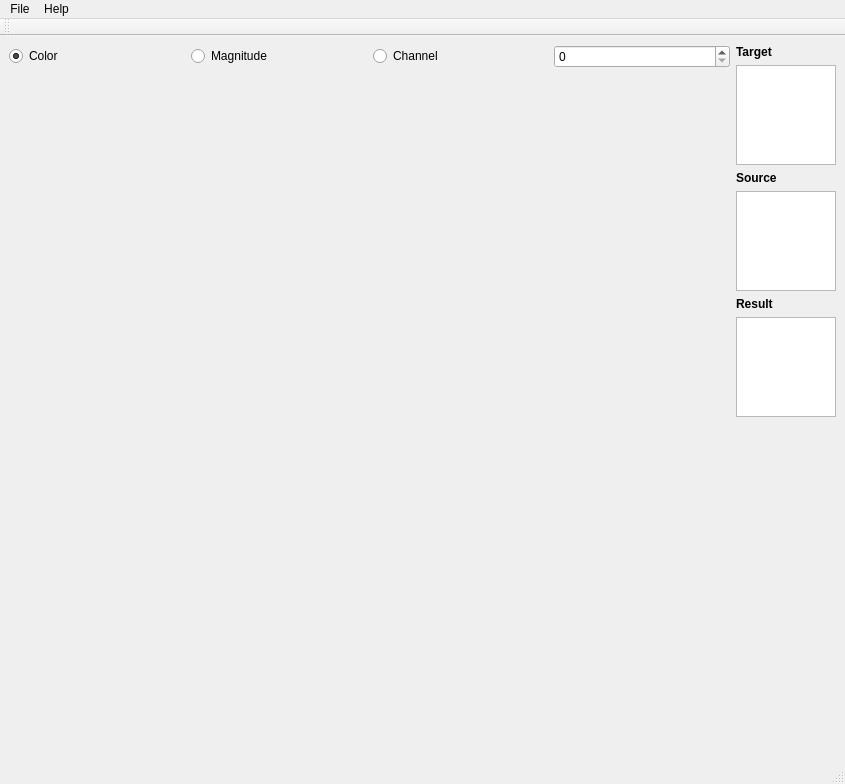
<?xml version="1.0" encoding="UTF-8"?>
<ui version="4.0">
 <class>PatchBasedInpaintingViewerWidget</class>
 <widget class="QMainWindow" name="PatchBasedInpaintingViewerWidget">
  <property name="geometry">
   <rect>
    <x>0</x>
    <y>0</y>
    <width>845</width>
    <height>784</height>
   </rect>
  </property>
  <property name="sizePolicy">
   <sizepolicy hsizetype="Expanding" vsizetype="Expanding">
    <horstretch>0</horstretch>
    <verstretch>0</verstretch>
   </sizepolicy>
  </property>
  <property name="windowTitle">
   <string>Patch Based Inpainting</string>
  </property>
  <widget class="QWidget" name="centralwidget">
   <property name="sizePolicy">
    <sizepolicy hsizetype="Expanding" vsizetype="Expanding">
     <horstretch>0</horstretch>
     <verstretch>0</verstretch>
    </sizepolicy>
   </property>
   <layout class="QGridLayout" name="gridLayout">
    <item row="0" column="0">
     <layout class="QHBoxLayout" name="horizontalLayout" stretch="0,6,1">
      <item>
       <layout class="QVBoxLayout" name="verticalLayout"/>
      </item>
      <item>
       <layout class="QVBoxLayout" name="verticalLayout_2" stretch="0,9">
        <property name="sizeConstraint">
         <enum>QLayout::SetNoConstraint</enum>
        </property>
        <item>
         <layout class="QHBoxLayout" name="horizontalLayout_10">
          <item>
           <widget class="QRadioButton" name="radDisplayColorImage">
            <property name="text">
             <string>Color</string>
            </property>
            <property name="checked">
             <bool>true</bool>
            </property>
           </widget>
          </item>
          <item>
           <widget class="QRadioButton" name="radDisplayMagnitudeImage">
            <property name="text">
             <string>Magnitude</string>
            </property>
           </widget>
          </item>
          <item>
           <widget class="QRadioButton" name="radDisplayChannel">
            <property name="text">
             <string>Channel</string>
            </property>
           </widget>
          </item>
          <item>
           <widget class="QSpinBox" name="spinChannelToDisplay"/>
          </item>
         </layout>
        </item>
        <item>
         <widget class="QVTKWidget" name="qvtkWidget"/>
        </item>
       </layout>
      </item>
      <item>
       <layout class="QVBoxLayout" name="verticalLayout_6">
        <item>
         <layout class="QHBoxLayout" name="horizontalLayout_4">
          <item>
           <widget class="QLabel" name="label_4">
            <property name="font">
             <font>
              <weight>75</weight>
              <bold>true</bold>
             </font>
            </property>
            <property name="text">
             <string>Target</string>
            </property>
           </widget>
          </item>
         </layout>
        </item>
        <item>
         <widget class="QGraphicsView" name="gfxTarget">
          <property name="enabled">
           <bool>true</bool>
          </property>
          <property name="maximumSize">
           <size>
            <width>100</width>
            <height>100</height>
           </size>
          </property>
          <property name="baseSize">
           <size>
            <width>50</width>
            <height>50</height>
           </size>
          </property>
          <property name="verticalScrollBarPolicy">
           <enum>Qt::ScrollBarAlwaysOff</enum>
          </property>
          <property name="horizontalScrollBarPolicy">
           <enum>Qt::ScrollBarAlwaysOff</enum>
          </property>
          <property name="backgroundBrush">
           <brush brushstyle="NoBrush">
            <color alpha="255">
             <red>0</red>
             <green>0</green>
             <blue>0</blue>
            </color>
           </brush>
          </property>
         </widget>
        </item>
        <item>
         <layout class="QHBoxLayout" name="horizontalLayout_5">
          <item>
           <widget class="QLabel" name="label_3">
            <property name="font">
             <font>
              <weight>75</weight>
              <bold>true</bold>
             </font>
            </property>
            <property name="text">
             <string>Source</string>
            </property>
           </widget>
          </item>
         </layout>
        </item>
        <item>
         <widget class="QGraphicsView" name="gfxSource">
          <property name="maximumSize">
           <size>
            <width>100</width>
            <height>100</height>
           </size>
          </property>
          <property name="baseSize">
           <size>
            <width>50</width>
            <height>50</height>
           </size>
          </property>
          <property name="verticalScrollBarPolicy">
           <enum>Qt::ScrollBarAlwaysOff</enum>
          </property>
          <property name="horizontalScrollBarPolicy">
           <enum>Qt::ScrollBarAlwaysOff</enum>
          </property>
          <property name="backgroundBrush">
           <brush brushstyle="NoBrush">
            <color alpha="255">
             <red>0</red>
             <green>0</green>
             <blue>0</blue>
            </color>
           </brush>
          </property>
         </widget>
        </item>
        <item>
         <widget class="QLabel" name="label_11">
          <property name="font">
           <font>
            <weight>75</weight>
            <bold>true</bold>
           </font>
          </property>
          <property name="text">
           <string>Result</string>
          </property>
         </widget>
        </item>
        <item>
         <widget class="QGraphicsView" name="gfxResult">
          <property name="maximumSize">
           <size>
            <width>100</width>
            <height>100</height>
           </size>
          </property>
          <property name="backgroundBrush">
           <brush brushstyle="NoBrush">
            <color alpha="255">
             <red>0</red>
             <green>0</green>
             <blue>0</blue>
            </color>
           </brush>
          </property>
         </widget>
        </item>
        <item>
         <spacer name="verticalSpacer">
          <property name="orientation">
           <enum>Qt::Vertical</enum>
          </property>
          <property name="sizeHint" stdset="0">
           <size>
            <width>20</width>
            <height>40</height>
           </size>
          </property>
         </spacer>
        </item>
       </layout>
      </item>
     </layout>
    </item>
   </layout>
  </widget>
  <widget class="QMenuBar" name="menubar">
   <property name="geometry">
    <rect>
     <x>0</x>
     <y>0</y>
     <width>845</width>
     <height>20</height>
    </rect>
   </property>
   <widget class="QMenu" name="menuLeft_Pane">
    <property name="title">
     <string>File</string>
    </property>
    <addaction name="actionOpen"/>
    <addaction name="actionFlipImageVertically"/>
    <addaction name="actionFlipImageHorizontally"/>
    <addaction name="actionSaveResult"/>
    <addaction name="actionQuit"/>
   </widget>
   <widget class="QMenu" name="menuHelp">
    <property name="title">
     <string>Help</string>
    </property>
    <addaction name="actionHelp"/>
   </widget>
   <addaction name="menuLeft_Pane"/>
   <addaction name="menuHelp"/>
  </widget>
  <widget class="QStatusBar" name="statusbar"/>
  <widget class="QToolBar" name="toolBar">
   <property name="windowTitle">
    <string>toolBar</string>
   </property>
   <attribute name="toolBarArea">
    <enum>TopToolBarArea</enum>
   </attribute>
   <attribute name="toolBarBreak">
    <bool>false</bool>
   </attribute>
  </widget>
  <action name="actionOpen">
   <property name="text">
    <string>Open</string>
   </property>
  </action>
  <action name="actionSavePointsLeft">
   <property name="text">
    <string>Save Points</string>
   </property>
  </action>
  <action name="actionSavePointsRight">
   <property name="text">
    <string>Save Points</string>
   </property>
  </action>
  <action name="actionOpenImageRight">
   <property name="text">
    <string>Open Image</string>
   </property>
  </action>
  <action name="actionLoadPointsLeft">
   <property name="text">
    <string>Load Points</string>
   </property>
  </action>
  <action name="actionLoadPointsRight">
   <property name="text">
    <string>Load Points</string>
   </property>
  </action>
  <action name="actionHelp">
   <property name="text">
    <string>Help</string>
   </property>
  </action>
  <action name="actionQuit">
   <property name="text">
    <string>Quit</string>
   </property>
  </action>
  <action name="actionOpenPointCloudLeft">
   <property name="text">
    <string>Open PointCloud</string>
   </property>
  </action>
  <action name="actionOpenPointCloudRight">
   <property name="text">
    <string>Open PointCloud</string>
   </property>
  </action>
  <action name="actionFlipImageVertically">
   <property name="text">
    <string>Flip Image Vertically</string>
   </property>
  </action>
  <action name="actionFlipRightImage">
   <property name="text">
    <string>Flip Right Image</string>
   </property>
  </action>
  <action name="actionSaveResult">
   <property name="text">
    <string>Save Result</string>
   </property>
  </action>
  <action name="actionOpenMask">
   <property name="text">
    <string>Open Mask</string>
   </property>
  </action>
  <action name="actionOpenMaskInverted">
   <property name="text">
    <string>Open Mask Inverted</string>
   </property>
  </action>
  <action name="actionFlipImageHorizontally">
   <property name="text">
    <string>Flip Image Horizontally</string>
   </property>
  </action>
 </widget>
 <customwidgets>
  <customwidget>
   <class>QVTKWidget</class>
   <extends>QWidget</extends>
   <header>QVTKWidget.h</header>
  </customwidget>
 </customwidgets>
 <resources/>
 <connections/>
</ui>
